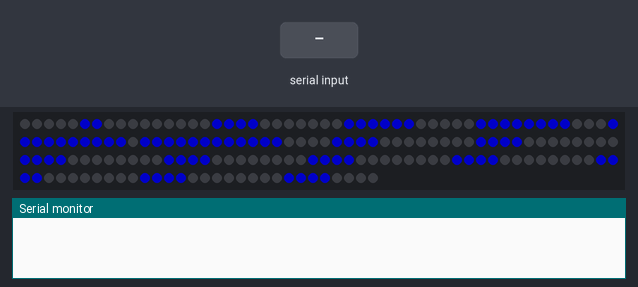
A sketch run on a simulated Arduino Uno, built with avr-gcc and run on an emulated ATmega328P. On the bench: 180 RGB LEDs in strip order, left to right, continuing on the next row, the last lines printed to the serial monitor. The test bench sets the inputs (shaded band). Dim RGB values are drawn brighter than linear.

Above: at 2.2 s.
2.3 s: "s" received over Serial
At 2.9 s:
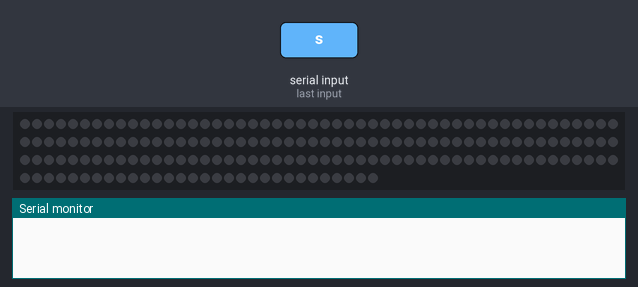
At 3.4 s:
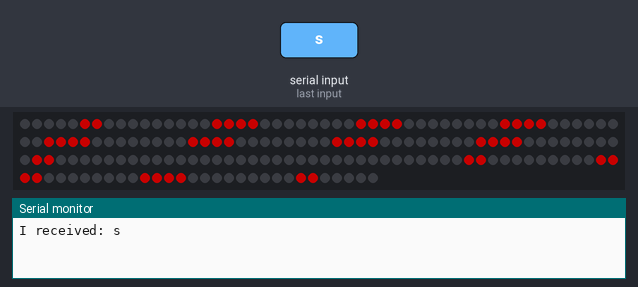
5.3 s: "r" received over Serial
At 7.5 s:
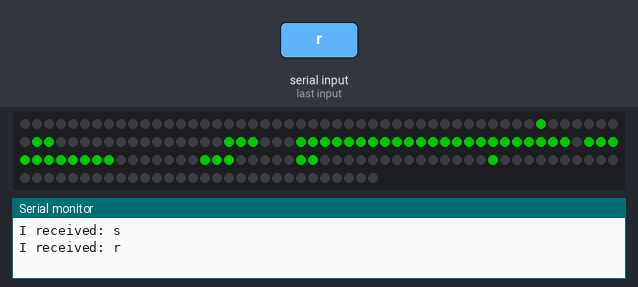
Timing chart, 0 to 9.0 s (numbered marks = the images above; inputs shaded):
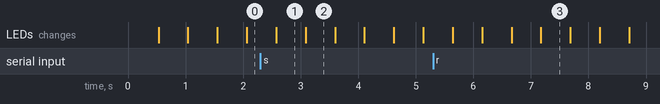

Measured:
- after the input at 2.3 s, the LEDs: first differ from a run without the input after 0.79 s (image 2)
- after the input at 5.3 s, the LEDs: first differ from a run without the input after 1.9 s (image 3)
- what the display in image 1 shows lasts 0.5 s, from 2.6 s to 3.1 s

The sketch:

Affichage_Bluetooth.ino
```cpp
#include <Adafruit_NeoPixel.h>

// Which pin on the Arduino is connected to the NeoPixels?
#define LED_PIN    6

// How many NeoPixels are attached to the Arduino?
#define LED_COUNT 180

// Declare our NeoPixel strip object:
Adafruit_NeoPixel strip(LED_COUNT, LED_PIN, NEO_GRB + NEO_KHZ800);
// Argument 1 = Number of pixels in NeoPixel strip
// Argument 2 = Arduino pin number (most are valid)
// Argument 3 = Pixel type flags, add together as needed:
//   NEO_KHZ800  800 KHz bitstream (most NeoPixel products w/WS2812 LEDs)
//   NEO_GRB     Pixels are wired for GRB bitstream (most NeoPixel products)


// setup() function -- runs once at startup --------------------------------

char incomingByte;   // for incoming serial data

void setup() {


  strip.begin();           // INITIALIZE NeoPixel strip object (REQUIRED)
  strip.show();            // Turn OFF all pixels ASAP
  strip.setBrightness(100); // Set BRIGHTNESS to about 1/5 (max = 255)
  ArrowF(strip.Color(  0, 255,   0), 500);
  Serial.begin(9600);
}


// loop() function -- runs repeatedly as long as board is on ---------------

void loop() {
  // send data only when you receive data:

        if (Serial.available() > 0) {
                // read the incoming byte:
                incomingByte = Serial.read();

                // say what you got:
                Serial.print("I received: ");
                Serial.println(incomingByte);
        }

         if (incomingByte == 'r' || incomingByte == 'R')
        {
          for(int i=0; i<4; i++){
            ArrowR(strip.Color(  0, 255,   0), 500); // Green
          }

        }
        if (incomingByte == 'l' || incomingByte == 'L')
        {
          for(int i=0; i<4; i++){
            ArrowL(strip.Color(  0, 255,   0), 500); // Green
          }
        }

        if (incomingByte == 'f' || incomingByte == 'F')
        {
          for(int i=0; i<4; i++){
            ArrowF(strip.Color(  0, 255,   0), 500); // Red
          }
        }

        if (incomingByte == 's' || incomingByte == 'S')
        {
          for(int i=0; i<4; i++){
            Stop(strip.Color(  255,0,   0), 500); // Red
          }
        }

        else
        {
        ArrowF(strip.Color(  0, 0,   255), 500); // Blue - Temporary
        }


}


// Some functions of our own for creating animated effects -----------------

// Fill strip pixels one after another with a color. Strip is NOT cleared
// first; anything there will be covered pixel by pixel. Pass in color
// (as a single 'packed' 32-bit value, which you can get by calling
// strip.Color(red, green, blue) as shown in the loop() function above),
// and a delay time (in milliseconds) between pixels.

void colorWipe(uint32_t color, int wait) {
  for(int i=0; i<strip.numPixels(); i++) { // For each pixel in strip...
    strip.setPixelColor(i, color);         //  Set pixel's color (in RAM)
    strip.show();                          //  Update strip to match
    delay(wait);                           //  Pause for a moment
  }
}

void ArrowR(uint32_t color, int wait){
  strip.setPixelColor(43, color);
  strip.setPixelColor(51, color);
  strip.setPixelColor(52, color);
  strip.setPixelColor(67, color);
  strip.setPixelColor(68, color);
  strip.setPixelColor(69, color);
  for(int i=73; i<96; i++) {
    strip.setPixelColor(i, color);
  }
   for(int i=97; i<108; i++) {
    strip.setPixelColor(i, color);
  }
  strip.setPixelColor(115, color);
  strip.setPixelColor(116, color);
  strip.setPixelColor(117, color);
  strip.setPixelColor(123, color);
  strip.setPixelColor(124, color);
  strip.setPixelColor(139, color);
  strip.show();                           // Le mettre a la fin permet d'allumer tout en meme temps

  delay(wait);
  for(int i=0; i<strip.numPixels(); i++) {
    strip.setPixelColor(i,0);

  }
  strip.show();
  delay(wait);

}


void ArrowL(uint32_t color, int wait){
  strip.setPixelColor(40, color);
  strip.setPixelColor(55, color);
  strip.setPixelColor(56, color);
  strip.setPixelColor(62, color);
  strip.setPixelColor(63, color);
  strip.setPixelColor(64, color);
  for(int i=72; i<83; i++) {
    strip.setPixelColor(i, color);
  }
   for(int i=84; i<107; i++) {
    strip.setPixelColor(i, color);
  }
  strip.setPixelColor(110, color);
  strip.setPixelColor(111, color);
  strip.setPixelColor(112, color);
  strip.setPixelColor(127, color);
  strip.setPixelColor(128, color);
  strip.setPixelColor(136, color);
  strip.show();                           // Le mettre a la fin permet d'allumer tout en meme temps

  delay(wait);
  for(int i=0; i<strip.numPixels(); i++) {
    strip.setPixelColor(i,0);

  }
  strip.show();
  delay(wait);

}

void ArrowF(uint32_t color, int wait){
  strip.setPixelColor(5, color);
  strip.setPixelColor(6, color);
  for(int i=16; i<20; i++) {
    strip.setPixelColor(i, color);
  }
   for(int i=27; i<33; i++) {
    strip.setPixelColor(i, color);
  }
  for(int i=38; i<46; i++) {
    strip.setPixelColor(i, color);
  }
   for(int i=49; i<59; i++) {
    strip.setPixelColor(i, color);
  }
  for(int i=60; i<72; i++) {
    strip.setPixelColor(i, color);
  }
  for(int i=76; i<80; i++) {
    strip.setPixelColor(i, color);
  }
  for(int i=88; i<92; i++) {
    strip.setPixelColor(i, color);
  }
  for(int i=100; i<104; i++) {
    strip.setPixelColor(i, color);
  }
  for(int i=112; i<116; i++) {
    strip.setPixelColor(i, color);
  }
  for(int i=124; i<128; i++) {
    strip.setPixelColor(i, color);
  }
  for(int i=136; i<140; i++) {
    strip.setPixelColor(i, color);
  }
  for(int i=148; i<152; i++) {
    strip.setPixelColor(i, color);
  }
  for(int i=160; i<164; i++) {
    strip.setPixelColor(i, color);
  }
  for(int i=172; i<176; i++) {
    strip.setPixelColor(i, color);
  }

  strip.show();                           // Le mettre a la fin permet d'allumer tout en meme temps

  delay(wait);
  for(int i=0; i<strip.numPixels(); i++) {
    strip.setPixelColor(i,0);

  }
  strip.show();
  delay(wait);

}

void Stop(uint32_t color, int wait){
  strip.setPixelColor(5, color);
  strip.setPixelColor(6, color);
  for(int i=16; i<20; i++) {
    strip.setPixelColor(i, color);
  }
   for(int i=28; i<32; i++) {
    strip.setPixelColor(i, color);
  }
  for(int i=40; i<44; i++) {
    strip.setPixelColor(i, color);
  }
   for(int i=52; i<56; i++) {
    strip.setPixelColor(i, color);
  }
  for(int i=64; i<68; i++) {
    strip.setPixelColor(i, color);
  }
  for(int i=76; i<80; i++) {
    strip.setPixelColor(i, color);
  }
  for(int i=88; i<92; i++) {
    strip.setPixelColor(i, color);
  }
  for(int i=101; i<103; i++) {
    strip.setPixelColor(i, color);
  }
  for(int i=137; i<139; i++) {
    strip.setPixelColor(i, color);
  }
  for(int i=148; i<152; i++) {
    strip.setPixelColor(i, color);
  }
  for(int i=160; i<164; i++) {
    strip.setPixelColor(i, color);
  }
  for(int i=173; i<175; i++) {
    strip.setPixelColor(i, color);
  }

  strip.show();                           // Le mettre a la fin permet d'allumer tout en meme temps

  delay(wait);
  for(int i=0; i<strip.numPixels(); i++) {
    strip.setPixelColor(i,0);

  }
  strip.show();
  delay(wait);

}
```
